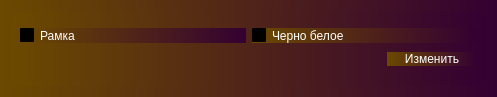
<?xml version="1.0" encoding="UTF-8"?>
<ui version="4.0">
 <class>Form</class>
 <widget class="QWidget" name="Form">
  <property name="geometry">
   <rect>
    <x>0</x>
    <y>0</y>
    <width>497</width>
    <height>97</height>
   </rect>
  </property>
  <property name="sizePolicy">
   <sizepolicy hsizetype="Expanding" vsizetype="Expanding">
    <horstretch>0</horstretch>
    <verstretch>0</verstretch>
   </sizepolicy>
  </property>
  <property name="windowTitle">
   <string>Изменения фотографии</string>
  </property>
  <property name="styleSheet">
   <string notr="true">background-color: qlineargradient(spread:pad, x1:0, y1:0, x2:1, y2:0, stop:0 rgba(108, 73, 0, 255), stop:1 rgba(52, 0, 50, 255));
color: rgb(255, 255, 255);
border: 0px;
border-radius: 13px;</string>
  </property>
  <layout class="QGridLayout" name="gridLayout_2">
   <item row="0" column="0">
    <widget class="QScrollArea" name="scrollArea">
     <property name="widgetResizable">
      <bool>true</bool>
     </property>
     <widget class="QWidget" name="scrollAreaWidgetContents">
      <property name="geometry">
       <rect>
        <x>0</x>
        <y>0</y>
        <width>479</width>
        <height>79</height>
       </rect>
      </property>
      <property name="sizePolicy">
       <sizepolicy hsizetype="Expanding" vsizetype="Expanding">
        <horstretch>0</horstretch>
        <verstretch>0</verstretch>
       </sizepolicy>
      </property>
      <layout class="QGridLayout" name="gridLayout">
       <item row="0" column="0">
        <layout class="QVBoxLayout" name="verticalLayout_2">
         <item>
          <layout class="QHBoxLayout" name="horizontalLayout_3">
           <item>
            <widget class="QCheckBox" name="checkBox">
             <property name="text">
              <string>Рамка</string>
             </property>
            </widget>
           </item>
           <item>
            <widget class="QCheckBox" name="checkBox_2">
             <property name="text">
              <string>Черно белое</string>
             </property>
            </widget>
           </item>
          </layout>
         </item>
         <item>
          <layout class="QHBoxLayout" name="horizontalLayout_4">
           <item>
            <spacer name="horizontalSpacer">
             <property name="orientation">
              <enum>Qt::Horizontal</enum>
             </property>
             <property name="sizeHint" stdset="0">
              <size>
               <width>40</width>
               <height>20</height>
              </size>
             </property>
            </spacer>
           </item>
           <item>
            <widget class="QPushButton" name="pushButton">
             <property name="sizePolicy">
              <sizepolicy hsizetype="Expanding" vsizetype="Fixed">
               <horstretch>0</horstretch>
               <verstretch>0</verstretch>
              </sizepolicy>
             </property>
             <property name="maximumSize">
              <size>
               <width>90</width>
               <height>16777215</height>
              </size>
             </property>
             <property name="text">
              <string>Изменить</string>
             </property>
            </widget>
           </item>
          </layout>
         </item>
        </layout>
       </item>
      </layout>
     </widget>
    </widget>
   </item>
  </layout>
 </widget>
 <resources/>
 <connections/>
</ui>
